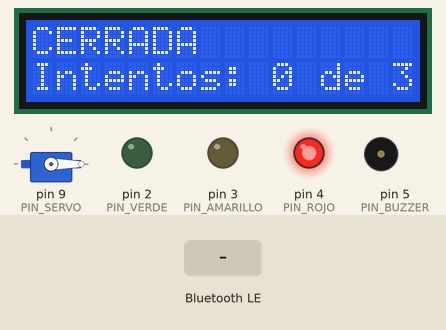
Bench run of a sketch on a simulated Arduino Uno, built with avr-gcc and run on an emulated ATmega328P. Shown: servo, 16×2 character LCD, output pins drawn as LEDs (lit = HIGH), buzzer (waves = sounding). Dashed ring = blinking. The inputs (shaded band) are chosen by the test bench. Nothing arrives over Bluetooth unless stated; a phone connects over Bluetooth LE 3 s after start; what the sketch prints to the serial monitor is not drawn.

Above: at 1.4 s.
1.5 s: Bluetooth LE write "1" received
At 4.2 s:
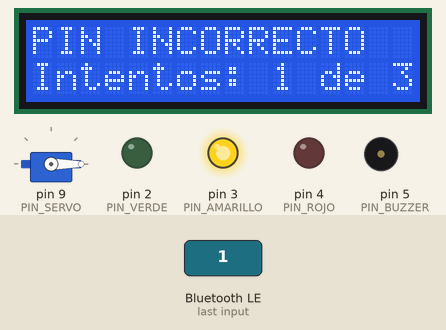
4.5 s: Bluetooth LE write "0" received
At 4.67 s:
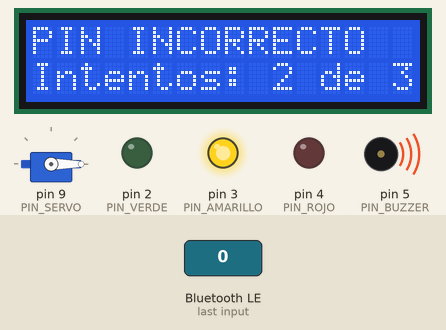
6.3 s: Bluetooth LE write "2" received
At 7.16 s:
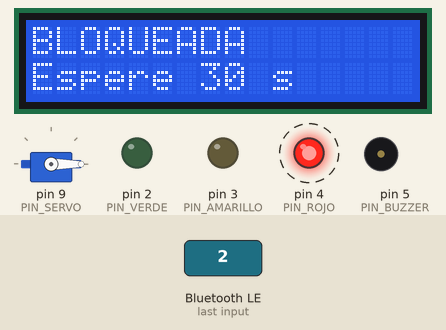
Timing chart, 0 to 14.0 s (numbered marks = the images above; inputs shaded):
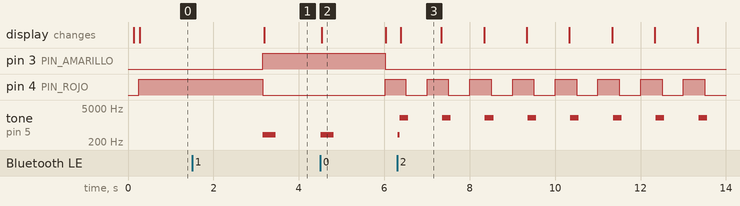

Measured:
- after the input at 1.5 s, pin 3 (PIN_AMARILLO): LOW → HIGH after 1.7 s; pin 4 (PIN_ROJO): HIGH → LOW after 1.7 s; tone on pin 5 (PIN_BUZZER): silent → 400 Hz after 1.7 s, → silent 0.30 s later; the display: changes after 1.7 s (image 1)
- after the input at 4.5 s, pin 3 (PIN_AMARILLO): HIGH → LOW after 1.5 s instead of 0.16 s; pin 4 (PIN_ROJO): LOW → HIGH after 1.5 s instead of 0.16 s; tone on pin 5 (PIN_BUZZER): silent → 400 Hz at once, → silent 0.30 s later; the display: changes at once (image 2)
- after the input at 6.3 s, pin 4 (PIN_ROJO): alternates HIGH for 0.50 s and LOW for 0.50 s, starting after 0.20 s; tone on pin 5 (PIN_BUZZER): silent → 400 Hz at once, then repeats every 1.0 s: 2000 Hz 0.20 s, silent 0.80 s; the display: changes after 0.09 s (image 3)
- what the display in image 2 shows lasts 1.5 s, from 4.5 s to 6.0 s
- what the display in image 3 shows lasts 0.9 s, from 6.4 s to 7.3 s

The sketch:

Ejercicio20_Cerradura_Bluetooth_PIN.ino
```cpp
/*
  ============================================================================
  EJERCICIO 20: CERRADURA CON CONTROL BLUETOOTH Y PIN
  Curso Arduino IoT y Domotica - Universidad Americana (UAM)
  ============================================================================

  PLACA:        Arduino UNO R4 WiFi (Bluetooth Low Energy, rol PERIFERICO)
  COMPONENTES:  - Servomotor SG90 (el cerrojo)
                - Fuente regulada de 5 V para el servo
                - Modulo semaforo Keyestudio (GND, G, Y, R)
                - Modulo buzzer PASIVO Keyestudio (S, V, G)
                - Pantalla LCD 16x2 con adaptador I2C (GND, VCC, SDA, SCL)
  BIBLIOTECAS:  "ArduinoBLE" y "hd44780" (Bill Perry). Servo viene con el IDE.
  CLIENTE BLE:  Un celular con la app nRF Connect o LightBlue.

  CONEXIONES:   Servo      senal (naranja) -> D9
                           + (rojo)  -> + de la fuente de 5 V
                           - (marron) -> - de la fuente de 5 V
                           El - de la fuente tambien va a GND del Arduino.
                Semaforo   GND -> GND   G (verde) -> D2
                           Y (amarillo) -> D3   R (rojo) -> D4
                Buzzer     S -> D5   V -> 5V   G -> GND
                LCD I2C    SDA -> A4   SCL -> A5   VCC -> 5V   GND -> GND

  QUE HACE:     La placa se anuncia por Bluetooth como "CERRADURA_UAM" y ofrece
                un servicio con tres caracteristicas:
                  1) PIN (escritura): el celular escribe aqui el PIN en texto.
                  2) ESTADO (lectura y notificacion): 0 = CERRADA, 1 = ABIERTA,
                     2 = BLOQUEADA.
                  3) INTENTOS RESTANTES (lectura y notificacion): de 3 a 0.
                - PIN correcto: el servo abre y se cierra solo a los 5 s.
                - PIN incorrecto: suena un aviso y se cuenta un intento fallido.
                - 3 intentos fallidos seguidos: la cerradura se BLOQUEA 30 s y
                  el buzzer pita cada segundo. Durante el bloqueo se ignoran
                  los PIN, aunque sean correctos.
                - Semaforo: rojo = cerrada, verde = abierta, amarillo = PIN
                  incorrecto, rojo parpadeando = bloqueada.
                - Cada intento queda registrado en el Monitor Serial.
                - El programa NO usa delay(): todo se hace con millis().

  IMPORTANTE:   Es un ejercicio didactico y NO sustituye una cerradura real.
                El PIN es fijo y viaja sin cifrar, sin emparejamiento seguro.
                Cualquiera que escuche la comunicacion puede copiarlo. Cambie
                el PIN de ejemplo antes de la practica. Si reinicia la placa
                se borra el contador de intentos y el bloqueo.

  MONITOR SERIAL: 9600 baudios.
  ============================================================================
*/

// ============================================================================
// 1. BIBLIOTECAS
// ============================================================================

#include <Wire.h>
#include <hd44780.h>
#include <hd44780ioClass/hd44780_I2Cexp.h>
#include <ArduinoBLE.h>
#include <Servo.h>

// ============================================================================
// 2. PINES Y CONSTANTES
// ============================================================================

const int PIN_VERDE    = 2;    // Semaforo: verde.
const int PIN_AMARILLO = 3;    // Semaforo: amarillo.
const int PIN_ROJO     = 4;    // Semaforo: rojo.
const int PIN_BUZZER   = 5;    // Buzzer pasivo (se maneja con tone()).
const int PIN_SERVO    = 9;    // Servo del cerrojo.

// PIN de ejemplo: CAMBIELO antes de la practica. Solo digitos.
const char* PIN_CORRECTO = "1234";
const int LARGO_PIN = 4;

// Intentos fallidos seguidos que bloquean la cerradura.
const int MAX_INTENTOS = 3;
// Cuanto tiempo queda abierta la cerradura (ms).
const unsigned long TIEMPO_ABIERTA_MS = 5000UL;
// Cuanto dura el bloqueo (ms).
const unsigned long TIEMPO_BLOQUEO_MS = 30000UL;
// Cuanto dura el aviso de PIN incorrecto en el semaforo y en la LCD (ms).
const unsigned long TIEMPO_AVISO_MS = 1500UL;

// Posiciones del servo (grados) y velocidad de movimiento.
const int POSICION_CERRADA = 0;
const int POSICION_ABIERTA = 90;
const int PASO_GRADOS = 3;
const unsigned long INTERVALO_SERVO_MS = 15UL;

// Tonos del buzzer (Hz) y duracion (ms).
const int TONO_ABRIR = 1800;
const unsigned long DURACION_ABRIR_MS = 200UL;
const int TONO_ERROR = 400;
const unsigned long DURACION_ERROR_MS = 300UL;
const int TONO_BLOQUEO = 2000;
const unsigned long DURACION_BLOQUEO_MS = 200UL;
const unsigned long PERIODO_BLOQUEO_MS = 1000UL;

// Parpadeo del rojo cuando esta bloqueada (ms).
const unsigned long MEDIO_PARPADEO_MS = 500UL;

// Estados de la cerradura. Son los valores que lee el celular.
const int ESTADO_CERRADA   = 0;
const int ESTADO_ABIERTA   = 1;
const int ESTADO_BLOQUEADA = 2;

// ---- Identificadores BLE (UUID propios, generados una sola vez) ----
// Si cambia un UUID aqui, debe cambiarlo tambien en la app del celular.
const char* UUID_SERVICIO   = "fbc75c60-ee8c-48c3-82e0-2946823ad8f9";
const char* UUID_PIN        = "bc2819f5-a1e6-4501-841a-9dc4005557ac";
const char* UUID_ESTADO     = "010e6e6f-35c0-473f-ac35-e6cb455351dd";
const char* UUID_INTENTOS   = "2e8ef711-0c7f-4e93-b08c-1fa4cd4f571f";
const char* NOMBRE_BLE      = "CERRADURA_UAM";

// ============================================================================
// 3. OBJETOS Y VARIABLES DE ESTADO
// ============================================================================

hd44780_I2Cexp lcd;
bool lcdDisponible = false;
String filaActual[2] = {"", ""};

Servo cerrojo;
int posicionServo = POSICION_CERRADA;
int objetivoServo = POSICION_CERRADA;
unsigned long ultimoPasoServo = 0;

// Servicio y caracteristicas BLE.
BLEService servicioCerradura(UUID_SERVICIO);
// El PIN llega como texto de hasta 8 caracteres (solo escritura).
BLEStringCharacteristic caracPin(UUID_PIN, BLEWrite, 8);
// El estado y los intentos restantes se pueden leer y notificar.
BLEByteCharacteristic caracEstado(UUID_ESTADO, BLERead | BLENotify);
BLEByteCharacteristic caracIntentos(UUID_INTENTOS, BLERead | BLENotify);

// Estado de la cerradura.
int estado = ESTADO_CERRADA;
int intentosFallidos = 0;
unsigned long inicioApertura = 0;
unsigned long inicioBloqueo = 0;
unsigned long inicioAviso = 0;
bool avisoActivo = false;
unsigned long ultimoPitidoBloqueo = 0;

// Contador de intentos para el registro del Monitor Serial.
unsigned long numeroIntento = 0;

// ============================================================================
// 4. FUNCIONES PROPIAS: REGISTRO Y BLE
// ============================================================================

// Escribe el tiempo transcurrido al inicio de cada linea del registro.
void imprimirMarcaTiempo() {
  unsigned long ahora = millis();
  Serial.print("[");
  Serial.print(ahora / 1000UL);
  Serial.print(".");
  Serial.print((ahora % 1000UL) / 100UL);
  Serial.print(" s] ");
}

// Texto del estado (para el Monitor Serial).
const char* textoEstado() {
  if (estado == ESTADO_ABIERTA) {
    return "ABIERTA";
  }
  if (estado == ESTADO_BLOQUEADA) {
    return "BLOQUEADA";
  }
  return "CERRADA";
}

// Intentos que quedan antes del bloqueo.
int intentosRestantes() {
  int restantes = MAX_INTENTOS - intentosFallidos;
  return (restantes < 0) ? 0 : restantes;
}

// Actualiza las caracteristicas de lectura. Si hay un celular suscrito,
// recibe la notificacion.
void publicarEstado() {
  caracEstado.writeValue((byte)estado);
  caracIntentos.writeValue((byte)intentosRestantes());
}

// Devuelve la direccion del celular conectado (o "desconocido").
String direccionCentral() {
  BLEDevice central = BLE.central();
  if (central) {
    return central.address();
  }
  return String("desconocido");
}

// Se llama sola cuando un celular se conecta.
void alConectar(BLEDevice central) {
  imprimirMarcaTiempo();
  Serial.print("Celular conectado: ");
  Serial.println(central.address());
}

// Se llama sola cuando el celular se desconecta.
void alDesconectar(BLEDevice central) {
  imprimirMarcaTiempo();
  Serial.print("Celular desconectado: ");
  Serial.println(central.address());
  // Se vuelve a anunciar para que otro celular pueda conectarse.
  BLE.advertise();
}

// ============================================================================
// 5. FUNCIONES PROPIAS: CERROJO Y ESTADOS
// ============================================================================

// Mueve el servo de a PASO_GRADOS hacia el objetivo, sin bloquear.
void moverServo() {
  unsigned long ahora = millis();
  if (posicionServo == objetivoServo || ahora - ultimoPasoServo < INTERVALO_SERVO_MS) {
    return;
  }
  ultimoPasoServo = ahora;
  if (posicionServo < objetivoServo) {
    posicionServo = min(posicionServo + PASO_GRADOS, objetivoServo);
  } else {
    posicionServo = max(posicionServo - PASO_GRADOS, objetivoServo);
  }
  cerrojo.write(posicionServo);
}

// Abre la cerradura por TIEMPO_ABIERTA_MS.
void abrirCerradura() {
  estado = ESTADO_ABIERTA;
  inicioApertura = millis();
  objetivoServo = POSICION_ABIERTA;
  tone(PIN_BUZZER, TONO_ABRIR, DURACION_ABRIR_MS);
  publicarEstado();
}

// Cierra la cerradura.
void cerrarCerradura() {
  estado = ESTADO_CERRADA;
  objetivoServo = POSICION_CERRADA;
  publicarEstado();
  imprimirMarcaTiempo();
  Serial.println("Cerradura CERRADA (paso el tiempo)");
}

// Bloquea la cerradura por TIEMPO_BLOQUEO_MS.
void bloquearCerradura() {
  estado = ESTADO_BLOQUEADA;
  inicioBloqueo = millis();
  objetivoServo = POSICION_CERRADA;
  ultimoPitidoBloqueo = millis() - PERIODO_BLOQUEO_MS;   // Suena enseguida.
  publicarEstado();
  imprimirMarcaTiempo();
  Serial.print("Cerradura BLOQUEADA por ");
  Serial.print(TIEMPO_BLOQUEO_MS / 1000UL);
  Serial.println(" s");
}

// Termina el bloqueo y borra los intentos fallidos.
void terminarBloqueo() {
  estado = ESTADO_CERRADA;
  intentosFallidos = 0;
  publicarEstado();
  imprimirMarcaTiempo();
  Serial.println("Bloqueo terminado: cerradura CERRADA, intentos reiniciados");
}

// Comprueba que el texto tenga LARGO_PIN digitos.
bool formatoPinValido(const String& texto) {
  if (texto.length() != LARGO_PIN) {
    return false;
  }
  for (int i = 0; i < LARGO_PIN; i++) {
    char c = texto.charAt(i);
    if (c < '0' || c > '9') {
      return false;
    }
  }
  return true;
}

// Revisa un PIN recibido por Bluetooth. Nunca se escribe el PIN en el registro.
void procesarPin(const String& recibido) {
  numeroIntento++;
  String quien = direccionCentral();
  imprimirMarcaTiempo();
  Serial.print("Intento ");
  Serial.print(numeroIntento);
  Serial.print(" | celular ");
  Serial.print(quien);
  Serial.print(" | ");

  if (estado == ESTADO_BLOQUEADA) {
    Serial.println("IGNORADO: la cerradura esta bloqueada");
    return;
  }
  if (estado == ESTADO_ABIERTA) {
    Serial.println("IGNORADO: la cerradura ya esta abierta");
    return;
  }

  bool correcto = formatoPinValido(recibido) && (recibido == PIN_CORRECTO);
  if (correcto) {
    intentosFallidos = 0;
    Serial.println("PIN CORRECTO: se abre");
    abrirCerradura();
    return;
  }

  intentosFallidos++;
  Serial.print("PIN INCORRECTO | fallidos ");
  Serial.print(intentosFallidos);
  Serial.print(" de ");
  Serial.println(MAX_INTENTOS);
  tone(PIN_BUZZER, TONO_ERROR, DURACION_ERROR_MS);
  avisoActivo = true;
  inicioAviso = millis();
  if (intentosFallidos >= MAX_INTENTOS) {
    bloquearCerradura();
  } else {
    publicarEstado();
  }
}

// Revisa los tiempos: cierre automatico, fin del bloqueo y fin del aviso.
void revisarTiempos() {
  unsigned long ahora = millis();
  if (estado == ESTADO_ABIERTA && ahora - inicioApertura >= TIEMPO_ABIERTA_MS) {
    cerrarCerradura();
  }
  if (estado == ESTADO_BLOQUEADA && ahora - inicioBloqueo >= TIEMPO_BLOQUEO_MS) {
    terminarBloqueo();
  }
  if (avisoActivo && ahora - inicioAviso >= TIEMPO_AVISO_MS) {
    avisoActivo = false;
  }
}

// ============================================================================
// 6. FUNCIONES PROPIAS: SEMAFORO, BUZZER Y LCD
// ============================================================================

// Semaforo: rojo = cerrada, verde = abierta, amarillo = PIN incorrecto,
// rojo parpadeando = bloqueada.
void actualizarSemaforo() {
  bool verde = false;
  bool amarillo = false;
  bool rojo = false;
  if (estado == ESTADO_ABIERTA) {
    verde = true;
  } else if (estado == ESTADO_BLOQUEADA) {
    rojo = (((millis() / MEDIO_PARPADEO_MS) % 2UL) == 0UL);
  } else if (avisoActivo) {
    amarillo = true;
  } else {
    rojo = true;
  }
  digitalWrite(PIN_VERDE, verde ? HIGH : LOW);
  digitalWrite(PIN_AMARILLO, amarillo ? HIGH : LOW);
  digitalWrite(PIN_ROJO, rojo ? HIGH : LOW);
}

// Durante el bloqueo el buzzer pita una vez por segundo, sin bloquear.
void actualizarBuzzer() {
  if (estado != ESTADO_BLOQUEADA) {
    return;
  }
  unsigned long ahora = millis();
  if (ahora - ultimoPitidoBloqueo >= PERIODO_BLOQUEO_MS) {
    ultimoPitidoBloqueo = ahora;
    tone(PIN_BUZZER, TONO_BLOQUEO, DURACION_BLOQUEO_MS);
  }
}

// Escribe una fila de la LCD solo si cambio (rellena a 16 caracteres).
void escribirFila(int fila, String texto) {
  if (!lcdDisponible) {
    return;
  }
  while (texto.length() < 16) {
    texto += ' ';
  }
  texto = texto.substring(0, 16);
  if (texto == filaActual[fila]) {
    return;
  }
  filaActual[fila] = texto;
  lcd.setCursor(0, fila);
  lcd.print(texto);
}

// Segundos que faltan para un tiempo limite (se redondea hacia arriba).
int segundosRestantes(unsigned long inicio, unsigned long duracion) {
  unsigned long pasado = millis() - inicio;
  if (pasado >= duracion) {
    return 0;
  }
  return (int)((duracion - pasado + 999UL) / 1000UL);
}

// Actualiza las dos filas de la LCD.
void actualizarPantalla() {
  if (estado == ESTADO_ABIERTA) {
    escribirFila(0, "ABIERTA");
    escribirFila(1, "Cierra en " + String(segundosRestantes(inicioApertura, TIEMPO_ABIERTA_MS)) + " s");
  } else if (estado == ESTADO_BLOQUEADA) {
    escribirFila(0, "BLOQUEADA");
    escribirFila(1, "Espere " + String(segundosRestantes(inicioBloqueo, TIEMPO_BLOQUEO_MS)) + " s");
  } else {
    escribirFila(0, avisoActivo ? "PIN INCORRECTO" : "CERRADA");
    escribirFila(1, "Intentos: " + String(intentosFallidos) + " de " + String(MAX_INTENTOS));
  }
}

// ============================================================================
// 7. SETUP
// ============================================================================

void setup() {
  Serial.begin(9600);

  pinMode(PIN_VERDE, OUTPUT);
  pinMode(PIN_AMARILLO, OUTPUT);
  pinMode(PIN_ROJO, OUTPUT);
  pinMode(PIN_BUZZER, OUTPUT);

  // El servo arranca en la posicion cerrada.
  cerrojo.attach(PIN_SERVO);
  cerrojo.write(POSICION_CERRADA);

  // Pantalla LCD.
  if (lcd.begin(16, 2) == 0) {
    lcdDisponible = true;
    lcd.backlight();
    lcd.clear();
  }

  Serial.println("CERRADURA BLUETOOTH CON PIN - ARDUINO UNO R4 WIFI");
  Serial.println("-------------------------------------------------");
  if (!lcdDisponible) {
    Serial.println("Aviso: no se encontro la pantalla LCD. Revise SDA y SCL.");
  }
  escribirFila(0, "Cerradura UAM");
  escribirFila(1, "Iniciando BLE...");

  // Bluetooth: si no arranca, la cerradura queda cerrada y avisa.
  if (!BLE.begin()) {
    Serial.println("ERROR: no se pudo iniciar Bluetooth BLE.");
    Serial.println("Revise Herramientas > Firmware Updater y la biblioteca ArduinoBLE.");
    escribirFila(0, "ERROR BLE");
    escribirFila(1, "Cerrada");
    digitalWrite(PIN_ROJO, HIGH);
    while (true) {
      // Se queda aqui: sin Bluetooth no hay forma de abrir.
    }
  }

  BLE.setLocalName(NOMBRE_BLE);
  BLE.setAdvertisedService(servicioCerradura);
  servicioCerradura.addCharacteristic(caracPin);
  servicioCerradura.addCharacteristic(caracEstado);
  servicioCerradura.addCharacteristic(caracIntentos);
  BLE.addService(servicioCerradura);
  BLE.setEventHandler(BLEConnected, alConectar);
  BLE.setEventHandler(BLEDisconnected, alDesconectar);
  publicarEstado();
  BLE.advertise();

  Serial.print("Nombre Bluetooth: ");
  Serial.println(NOMBRE_BLE);
  Serial.print("UUID del servicio: ");
  Serial.println(UUID_SERVICIO);
  Serial.println("Esperando un celular y un PIN de 4 digitos...");
}

// ============================================================================
// 8. LOOP
// ============================================================================

void loop() {
  // Atiende Bluetooth: conexiones, desconexiones y escrituras.
  BLE.poll();

  // Si el celular escribio un PIN, se revisa.
  if (caracPin.written()) {
    String recibido = caracPin.value();
    procesarPin(recibido);
  }

  revisarTiempos();
  moverServo();
  actualizarSemaforo();
  actualizarBuzzer();
  actualizarPantalla();
}
```
